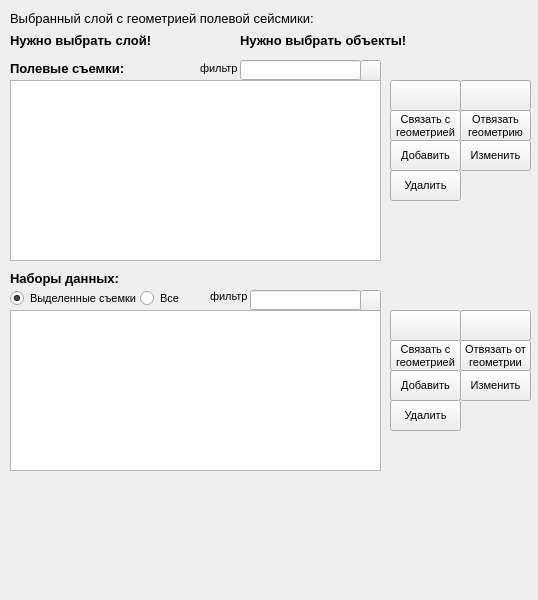
<?xml version="1.0" encoding="UTF-8"?>
<ui version="4.0">
 <class>GeoDMDockWidgetField</class>
 <widget class="QgsDockWidget" name="GeoDMDockWidgetField">
  <property name="geometry">
   <rect>
    <x>0</x>
    <y>0</y>
    <width>538</width>
    <height>600</height>
   </rect>
  </property>
  <property name="minimumSize">
   <size>
    <width>80</width>
    <height>500</height>
   </size>
  </property>
  <property name="windowTitle">
   <string>Полевая сейсмика</string>
  </property>
  <widget class="QWidget" name="dockWidgetContents">
   <widget class="QLabel" name="layerSelectionLabel">
    <property name="geometry">
     <rect>
      <x>10</x>
      <y>10</y>
      <width>341</width>
      <height>16</height>
     </rect>
    </property>
    <property name="font">
     <font>
      <pointsize>10</pointsize>
      <weight>50</weight>
      <bold>false</bold>
     </font>
    </property>
    <property name="text">
     <string>Выбранный слой с геометрией полевой сейсмики:</string>
    </property>
   </widget>
   <widget class="QLabel" name="selectedLayerLabel">
    <property name="geometry">
     <rect>
      <x>10</x>
      <y>30</y>
      <width>261</width>
      <height>21</height>
     </rect>
    </property>
    <property name="font">
     <font>
      <pointsize>10</pointsize>
      <weight>75</weight>
      <bold>true</bold>
     </font>
    </property>
    <property name="text">
     <string>Нужно выбрать слой!</string>
    </property>
   </widget>
   <widget class="QLabel" name="selectedGeometryLabel">
    <property name="geometry">
     <rect>
      <x>240</x>
      <y>30</y>
      <width>231</width>
      <height>21</height>
     </rect>
    </property>
    <property name="font">
     <font>
      <pointsize>10</pointsize>
      <weight>75</weight>
      <bold>true</bold>
     </font>
    </property>
    <property name="text">
     <string>Нужно выбрать объекты!</string>
    </property>
   </widget>
   <widget class="QLabel" name="surveysTableWidgetLabel">
    <property name="geometry">
     <rect>
      <x>10</x>
      <y>60</y>
      <width>171</width>
      <height>16</height>
     </rect>
    </property>
    <property name="font">
     <font>
      <pointsize>10</pointsize>
      <weight>75</weight>
      <bold>true</bold>
     </font>
    </property>
    <property name="text">
     <string>Полевые съемки:</string>
    </property>
   </widget>
   <widget class="QLabel" name="surveysFilterLabel">
    <property name="geometry">
     <rect>
      <x>200</x>
      <y>60</y>
      <width>47</width>
      <height>16</height>
     </rect>
    </property>
    <property name="font">
     <font>
      <pointsize>8</pointsize>
      <weight>50</weight>
      <bold>false</bold>
     </font>
    </property>
    <property name="text">
     <string>фильтр</string>
    </property>
   </widget>
   <widget class="QLineEdit" name="surveyFilterLineEdit">
    <property name="geometry">
     <rect>
      <x>240</x>
      <y>60</y>
      <width>121</width>
      <height>20</height>
     </rect>
    </property>
    <property name="text">
     <string/>
    </property>
   </widget>
   <widget class="QPushButton" name="refreshSurveyButton">
    <property name="geometry">
     <rect>
      <x>360</x>
      <y>60</y>
      <width>21</width>
      <height>21</height>
     </rect>
    </property>
    <property name="toolTip">
     <string>Обновить список съемок</string>
    </property>
    <property name="text">
     <string/>
    </property>
   </widget>
   <widget class="QTableWidget" name="surveyTableWidget">
    <property name="geometry">
     <rect>
      <x>10</x>
      <y>80</y>
      <width>371</width>
      <height>181</height>
     </rect>
    </property>
   </widget>
   <widget class="QPushButton" name="selectSurveyForSelectedGeometryButton">
    <property name="geometry">
     <rect>
      <x>390</x>
      <y>80</y>
      <width>71</width>
      <height>31</height>
     </rect>
    </property>
    <property name="toolTip">
     <string>Показать только съемки для выбранной геометрии</string>
    </property>
    <property name="text">
     <string/>
    </property>
    <property name="iconSize">
     <size>
      <width>28</width>
      <height>28</height>
     </size>
    </property>
   </widget>
   <widget class="QPushButton" name="selectGeometryForSelectedSurveyButton">
    <property name="geometry">
     <rect>
      <x>460</x>
      <y>80</y>
      <width>71</width>
      <height>31</height>
     </rect>
    </property>
    <property name="toolTip">
     <string>Выбрать геометрию выбранных съемок</string>
    </property>
    <property name="text">
     <string/>
    </property>
    <property name="iconSize">
     <size>
      <width>32</width>
      <height>32</height>
     </size>
    </property>
   </widget>
   <widget class="QPushButton" name="linkSurveyToGeometryButton">
    <property name="geometry">
     <rect>
      <x>390</x>
      <y>110</y>
      <width>71</width>
      <height>31</height>
     </rect>
    </property>
    <property name="font">
     <font>
      <pointsize>8</pointsize>
      <weight>50</weight>
      <bold>false</bold>
     </font>
    </property>
    <property name="toolTip">
     <string>Связать выбранные съемки с выбранной геометрией</string>
    </property>
    <property name="text">
     <string>Связать с
геометрией</string>
    </property>
   </widget>
   <widget class="QPushButton" name="unlinkSurveyFromGeometryButton">
    <property name="geometry">
     <rect>
      <x>460</x>
      <y>110</y>
      <width>71</width>
      <height>31</height>
     </rect>
    </property>
    <property name="font">
     <font>
      <pointsize>8</pointsize>
      <weight>50</weight>
      <bold>false</bold>
     </font>
    </property>
    <property name="toolTip">
     <string>Отвязать выбранные съемки от выбранной геометрии</string>
    </property>
    <property name="text">
     <string>Отвязать
геометрию</string>
    </property>
   </widget>
   <widget class="QPushButton" name="addSurveyPushButton">
    <property name="geometry">
     <rect>
      <x>390</x>
      <y>140</y>
      <width>71</width>
      <height>31</height>
     </rect>
    </property>
    <property name="font">
     <font>
      <pointsize>8</pointsize>
      <weight>50</weight>
      <bold>false</bold>
     </font>
    </property>
    <property name="toolTip">
     <string>Добавить новую съемку в базу</string>
    </property>
    <property name="text">
     <string>Добавить</string>
    </property>
   </widget>
   <widget class="QPushButton" name="updateSurveyPushButton">
    <property name="geometry">
     <rect>
      <x>460</x>
      <y>140</y>
      <width>71</width>
      <height>31</height>
     </rect>
    </property>
    <property name="font">
     <font>
      <pointsize>8</pointsize>
      <weight>50</weight>
      <bold>false</bold>
     </font>
    </property>
    <property name="toolTip">
     <string>Изменить выбранную съемку</string>
    </property>
    <property name="text">
     <string>Изменить</string>
    </property>
   </widget>
   <widget class="QPushButton" name="deleteSurveyPushButton">
    <property name="geometry">
     <rect>
      <x>390</x>
      <y>170</y>
      <width>71</width>
      <height>31</height>
     </rect>
    </property>
    <property name="font">
     <font>
      <pointsize>8</pointsize>
      <weight>50</weight>
      <bold>false</bold>
     </font>
    </property>
    <property name="toolTip">
     <string>Удалить выбранные съемки из базы</string>
    </property>
    <property name="text">
     <string>Удалить</string>
    </property>
   </widget>
   <widget class="QLabel" name="datasetListLabel">
    <property name="geometry">
     <rect>
      <x>10</x>
      <y>270</y>
      <width>181</width>
      <height>16</height>
     </rect>
    </property>
    <property name="font">
     <font>
      <pointsize>10</pointsize>
      <weight>75</weight>
      <bold>true</bold>
     </font>
    </property>
    <property name="text">
     <string>Наборы данных:</string>
    </property>
   </widget>
   <widget class="QRadioButton" name="showSelectedSurveyDatasetsRadioButton">
    <property name="geometry">
     <rect>
      <x>10</x>
      <y>290</y>
      <width>141</width>
      <height>17</height>
     </rect>
    </property>
    <property name="font">
     <font>
      <pointsize>8</pointsize>
      <weight>50</weight>
      <bold>false</bold>
     </font>
    </property>
    <property name="text">
     <string>Выделенные съемки</string>
    </property>
    <property name="checked">
     <bool>true</bool>
    </property>
   </widget>
   <widget class="QRadioButton" name="showAllSurveyDatasetsRadioButton">
    <property name="geometry">
     <rect>
      <x>140</x>
      <y>290</y>
      <width>41</width>
      <height>17</height>
     </rect>
    </property>
    <property name="font">
     <font>
      <pointsize>8</pointsize>
      <weight>50</weight>
      <bold>false</bold>
     </font>
    </property>
    <property name="text">
     <string>Все</string>
    </property>
   </widget>
   <widget class="QTableWidget" name="datasetTableWidget">
    <property name="geometry">
     <rect>
      <x>10</x>
      <y>310</y>
      <width>371</width>
      <height>161</height>
     </rect>
    </property>
   </widget>
   <widget class="QPushButton" name="refreshDatasetButton">
    <property name="geometry">
     <rect>
      <x>360</x>
      <y>290</y>
      <width>21</width>
      <height>21</height>
     </rect>
    </property>
    <property name="toolTip">
     <string>Обновить список наборов данных</string>
    </property>
    <property name="text">
     <string/>
    </property>
   </widget>
   <widget class="QLineEdit" name="datasetFilterLineEdit">
    <property name="geometry">
     <rect>
      <x>250</x>
      <y>290</y>
      <width>111</width>
      <height>20</height>
     </rect>
    </property>
   </widget>
   <widget class="QLabel" name="datasetFilterLabel">
    <property name="geometry">
     <rect>
      <x>210</x>
      <y>290</y>
      <width>47</width>
      <height>13</height>
     </rect>
    </property>
    <property name="font">
     <font>
      <pointsize>8</pointsize>
      <weight>50</weight>
      <bold>false</bold>
     </font>
    </property>
    <property name="text">
     <string>фильтр</string>
    </property>
   </widget>
   <widget class="QPushButton" name="selectDatasetForSelectedGeometryButton">
    <property name="geometry">
     <rect>
      <x>390</x>
      <y>310</y>
      <width>71</width>
      <height>31</height>
     </rect>
    </property>
    <property name="toolTip">
     <string>Показать только наборы данных для выделенных съемок и геометрии</string>
    </property>
    <property name="text">
     <string/>
    </property>
    <property name="iconSize">
     <size>
      <width>28</width>
      <height>28</height>
     </size>
    </property>
   </widget>
   <widget class="QPushButton" name="selectGeometryForSelectedDatasetButton">
    <property name="geometry">
     <rect>
      <x>460</x>
      <y>310</y>
      <width>71</width>
      <height>31</height>
     </rect>
    </property>
    <property name="toolTip">
     <string>Выделить геометрию для выбранных наборов данных</string>
    </property>
    <property name="text">
     <string/>
    </property>
    <property name="iconSize">
     <size>
      <width>28</width>
      <height>28</height>
     </size>
    </property>
   </widget>
   <widget class="QPushButton" name="linkDatasetToGeometryButton">
    <property name="geometry">
     <rect>
      <x>390</x>
      <y>340</y>
      <width>71</width>
      <height>31</height>
     </rect>
    </property>
    <property name="font">
     <font>
      <pointsize>8</pointsize>
      <weight>50</weight>
      <bold>false</bold>
     </font>
    </property>
    <property name="toolTip">
     <string>Связать выбранные наборы данных с выбранной геометрией</string>
    </property>
    <property name="text">
     <string>Связать с
геометрией</string>
    </property>
   </widget>
   <widget class="QPushButton" name="unlinkDatasetFromGeometryButton">
    <property name="geometry">
     <rect>
      <x>460</x>
      <y>340</y>
      <width>71</width>
      <height>31</height>
     </rect>
    </property>
    <property name="font">
     <font>
      <pointsize>8</pointsize>
      <weight>50</weight>
      <bold>false</bold>
     </font>
    </property>
    <property name="toolTip">
     <string>Отвязать выбранные наборы данных от геометрии</string>
    </property>
    <property name="text">
     <string>Отвязать от
геометрии</string>
    </property>
   </widget>
   <widget class="QPushButton" name="addDatasetPushButton">
    <property name="geometry">
     <rect>
      <x>390</x>
      <y>370</y>
      <width>71</width>
      <height>31</height>
     </rect>
    </property>
    <property name="font">
     <font>
      <pointsize>8</pointsize>
      <weight>50</weight>
      <bold>false</bold>
     </font>
    </property>
    <property name="toolTip">
     <string>Добавить новый набор данных</string>
    </property>
    <property name="text">
     <string>Добавить</string>
    </property>
   </widget>
   <widget class="QPushButton" name="updateDatasetPushButton">
    <property name="geometry">
     <rect>
      <x>460</x>
      <y>370</y>
      <width>71</width>
      <height>31</height>
     </rect>
    </property>
    <property name="font">
     <font>
      <pointsize>8</pointsize>
      <weight>50</weight>
      <bold>false</bold>
     </font>
    </property>
    <property name="toolTip">
     <string>Изменить выбранный набор данных</string>
    </property>
    <property name="text">
     <string>Изменить</string>
    </property>
   </widget>
   <widget class="QPushButton" name="deleteDatasetPushButton">
    <property name="geometry">
     <rect>
      <x>390</x>
      <y>400</y>
      <width>71</width>
      <height>31</height>
     </rect>
    </property>
    <property name="font">
     <font>
      <pointsize>8</pointsize>
      <weight>50</weight>
      <bold>false</bold>
     </font>
    </property>
    <property name="toolTip">
     <string>Удалить выбранные наборы данных</string>
    </property>
    <property name="text">
     <string>Удалить</string>
    </property>
   </widget>
  </widget>
 </widget>
 <customwidgets>
  <customwidget>
   <class>QgsDockWidget</class>
   <extends>QDockWidget</extends>
   <header>qgsdockwidget.h</header>
   <container>1</container>
  </customwidget>
 </customwidgets>
 <resources/>
 <connections/>
</ui>
